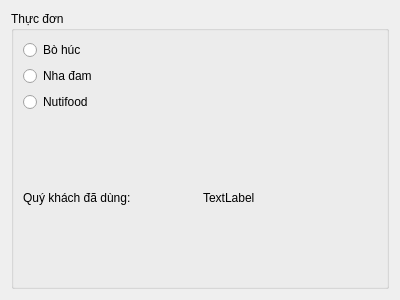
<?xml version="1.0" encoding="UTF-8"?>
<ui version="4.0">
 <class>Dialog</class>
 <widget class="QDialog" name="Dialog">
  <property name="geometry">
   <rect>
    <x>0</x>
    <y>0</y>
    <width>400</width>
    <height>300</height>
   </rect>
  </property>
  <property name="windowTitle">
   <string>GroupBox_RadioButton</string>
  </property>
  <layout class="QVBoxLayout" name="verticalLayout_2">
   <item>
    <widget class="QGroupBox" name="groupBox">
     <property name="title">
      <string>Thực đơn</string>
     </property>
     <layout class="QVBoxLayout" name="verticalLayout_3">
      <item>
       <layout class="QVBoxLayout" name="verticalLayout">
        <item>
         <widget class="QRadioButton" name="radioButton">
          <property name="text">
           <string>Bò húc</string>
          </property>
         </widget>
        </item>
        <item>
         <widget class="QRadioButton" name="radioButton_2">
          <property name="text">
           <string>Nha đam</string>
          </property>
         </widget>
        </item>
        <item>
         <widget class="QRadioButton" name="radioButton_3">
          <property name="text">
           <string>Nutifood</string>
          </property>
         </widget>
        </item>
       </layout>
      </item>
      <item>
       <layout class="QHBoxLayout" name="horizontalLayout">
        <item>
         <widget class="QLabel" name="label_name">
          <property name="text">
           <string>Quý khách đã dùng: </string>
          </property>
         </widget>
        </item>
        <item>
         <widget class="QLabel" name="label_result">
          <property name="text">
           <string>TextLabel</string>
          </property>
         </widget>
        </item>
       </layout>
      </item>
     </layout>
    </widget>
   </item>
  </layout>
 </widget>
 <resources/>
 <connections/>
</ui>
